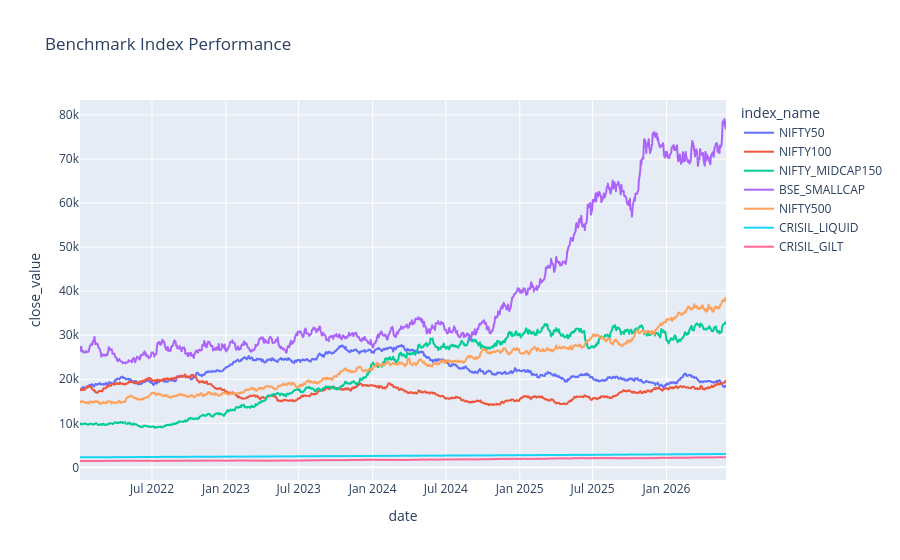

The notebook cell saved with this chart:
### Code cell
benchmark["date"] = pd.to_datetime(
    benchmark["date"]
)

fig = px.line(
    benchmark,
    x="date",
    y="close_value",
    color="index_name",
    title="Benchmark Index Performance"
)
plt.savefig(
    "../reports/Benchmark_Index_Performance.png",
    dpi=300,
    bbox_inches="tight"
)

fig.show()

### Figure 1 — Plotly figure (JSON) as saved in the notebook; plotly's stock layout.template omitted (floating-point values rounded to 4 significant figures; data arrays with more than 128 entries replaced by an {"elided": "..."} marker saying what was removed)
{"data": [{"hovertemplate": "index_name=NIFTY50<br>date=%{x}<br>close_value=%{y}<extra></extra>", "legendgroup": "NIFTY50", "line": {"color": "#636efa", "dash": "solid"}, "marker": {"symbol": "circle"}, "mode": "lines", "name": "NIFTY50", "showlegend": true, "type": "scattergl", "x": {"elided": "1150 str values"}, "xaxis": "x", "y": {"elided": "1150 float values"}, "yaxis": "y"}, {"hovertemplate": "index_name=NIFTY100<br>date=%{x}<br>close_value=%{y}<extra></extra>", "legendgroup": "NIFTY100", "line": {"color": "#EF553B", "dash": "solid"}, "marker": {"symbol": "circle"}, "mode": "lines", "name": "NIFTY100", "showlegend": true, "type": "scattergl", "x": {"elided": "1150 str values"}, "xaxis": "x", "y": {"elided": "1150 float values"}, "yaxis": "y"}, {"hovertemplate": "index_name=NIFTY_MIDCAP150<br>date=%{x}<br>close_value=%{y}<extra></extra>", "legendgroup": "NIFTY_MIDCAP150", "line": {"color": "#00cc96", "dash": "solid"}, "marker": {"symbol": "circle"}, "mode": "lines", "name": "NIFTY_MIDCAP150", "showlegend": true, "type": "scattergl", "x": {"elided": "1150 str values"}, "xaxis": "x", "y": {"elided": "1150 float values"}, "yaxis": "y"}, {"hovertemplate": "index_name=BSE_SMALLCAP<br>date=%{x}<br>close_value=%{y}<extra></extra>", "legendgroup": "BSE_SMALLCAP", "line": {"color": "#ab63fa", "dash": "solid"}, "marker": {"symbol": "circle"}, "mode": "lines", "name": "BSE_SMALLCAP", "showlegend": true, "type": "scattergl", "x": {"elided": "1150 str values"}, "xaxis": "x", "y": {"elided": "1150 float values"}, "yaxis": "y"}, {"hovertemplate": "index_name=NIFTY500<br>date=%{x}<br>close_value=%{y}<extra></extra>", "legendgroup": "NIFTY500", "line": {"color": "#FFA15A", "dash": "solid"}, "marker": {"symbol": "circle"}, "mode": "lines", "name": "NIFTY500", "showlegend": true, "type": "scattergl", "x": {"elided": "1150 str values"}, "xaxis": "x", "y": {"elided": "1150 float values"}, "yaxis": "y"}, {"hovertemplate": "index_name=CRISIL_LIQUID<br>date=%{x}<br>close_value=%{y}<extra></extra>", "legendgroup": "CRISIL_LIQUID", "line": {"color": "#19d3f3", "dash": "solid"}, "marker": {"symbol": "circle"}, "mode": "lines", "name": "CRISIL_LIQUID", "showlegend": true, "type": "scattergl", "x": {"elided": "1150 str values"}, "xaxis": "x", "y": {"elided": "1150 float values"}, "yaxis": "y"}, {"hovertemplate": "index_name=CRISIL_GILT<br>date=%{x}<br>close_value=%{y}<extra></extra>", "legendgroup": "CRISIL_GILT", "line": {"color": "#FF6692", "dash": "solid"}, "marker": {"symbol": "circle"}, "mode": "lines", "name": "CRISIL_GILT", "showlegend": true, "type": "scattergl", "x": {"elided": "1150 str values"}, "xaxis": "x", "y": {"elided": "1150 float values"}, "yaxis": "y"}], "layout": {"legend": {"title": {"text": "index_name"}, "tracegroupgap": 0}, "title": {"text": "Benchmark Index Performance"}, "xaxis": {"anchor": "y", "domain": [0, 1], "title": {"text": "date"}}, "yaxis": {"anchor": "x", "domain": [0, 1], "title": {"text": "close_value"}}}}
